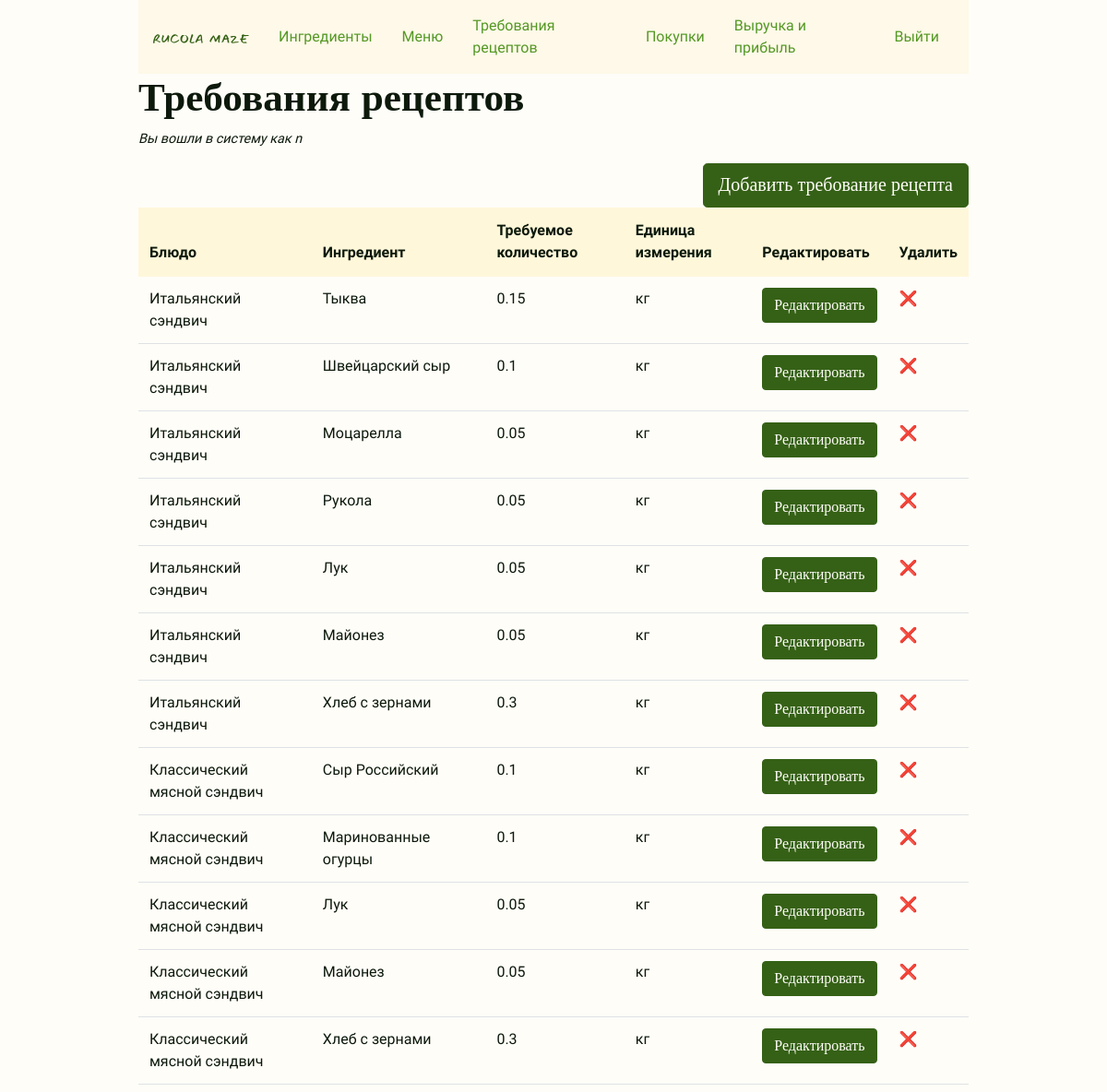
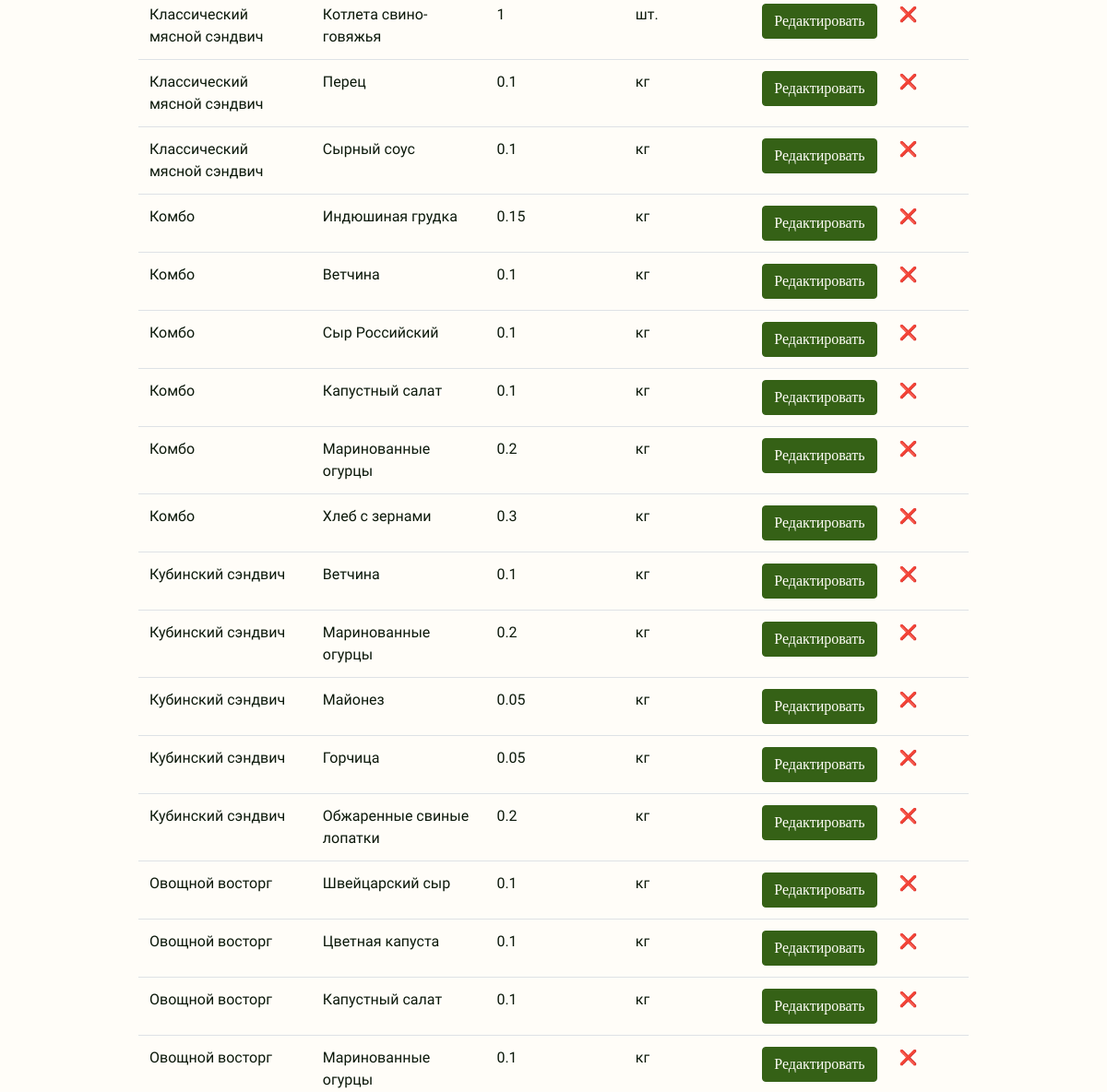
The page /recipe_requirements/ (signed in, upper part) on the database as committed earlier (2 pictures, top to bottom).
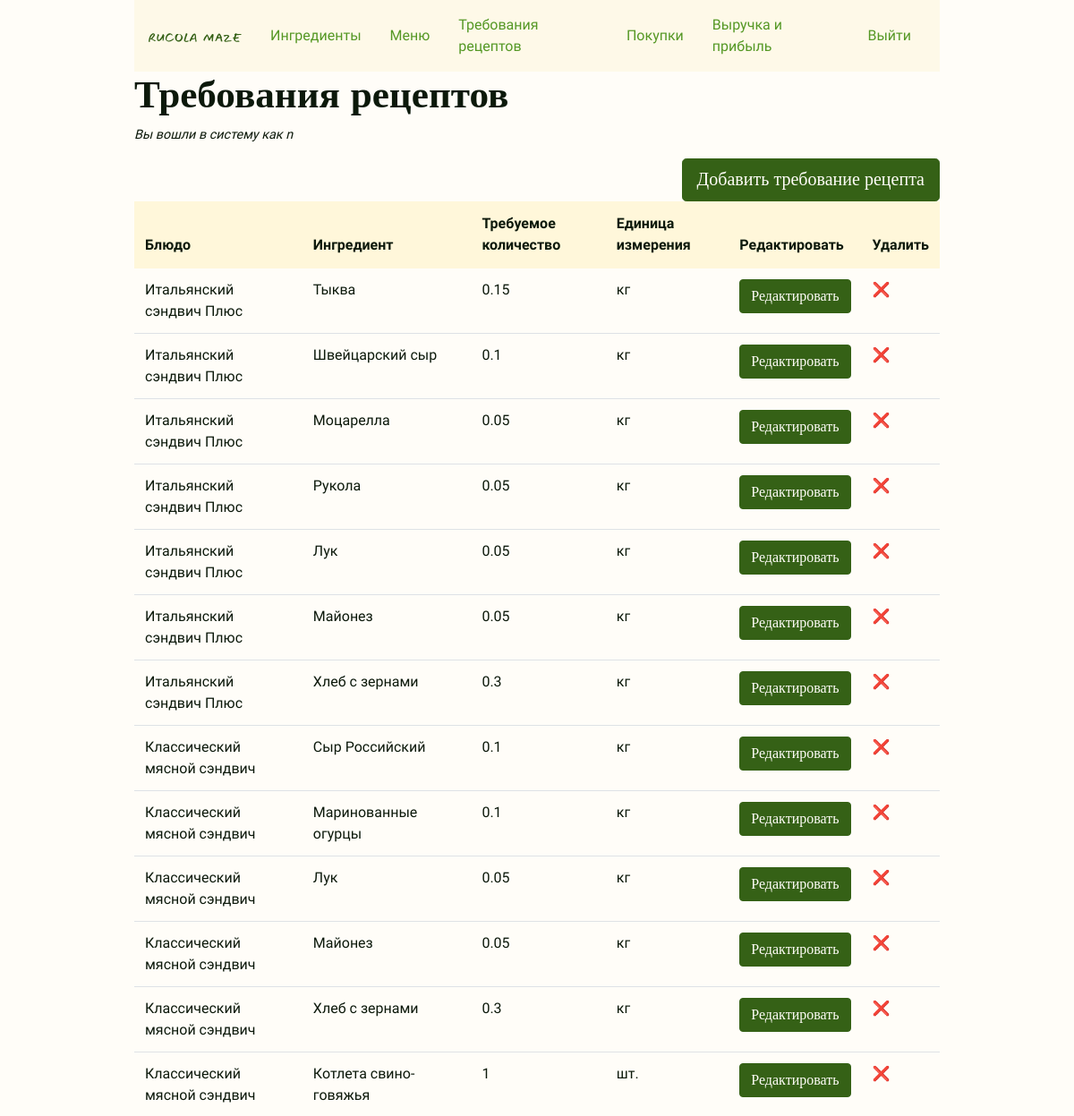
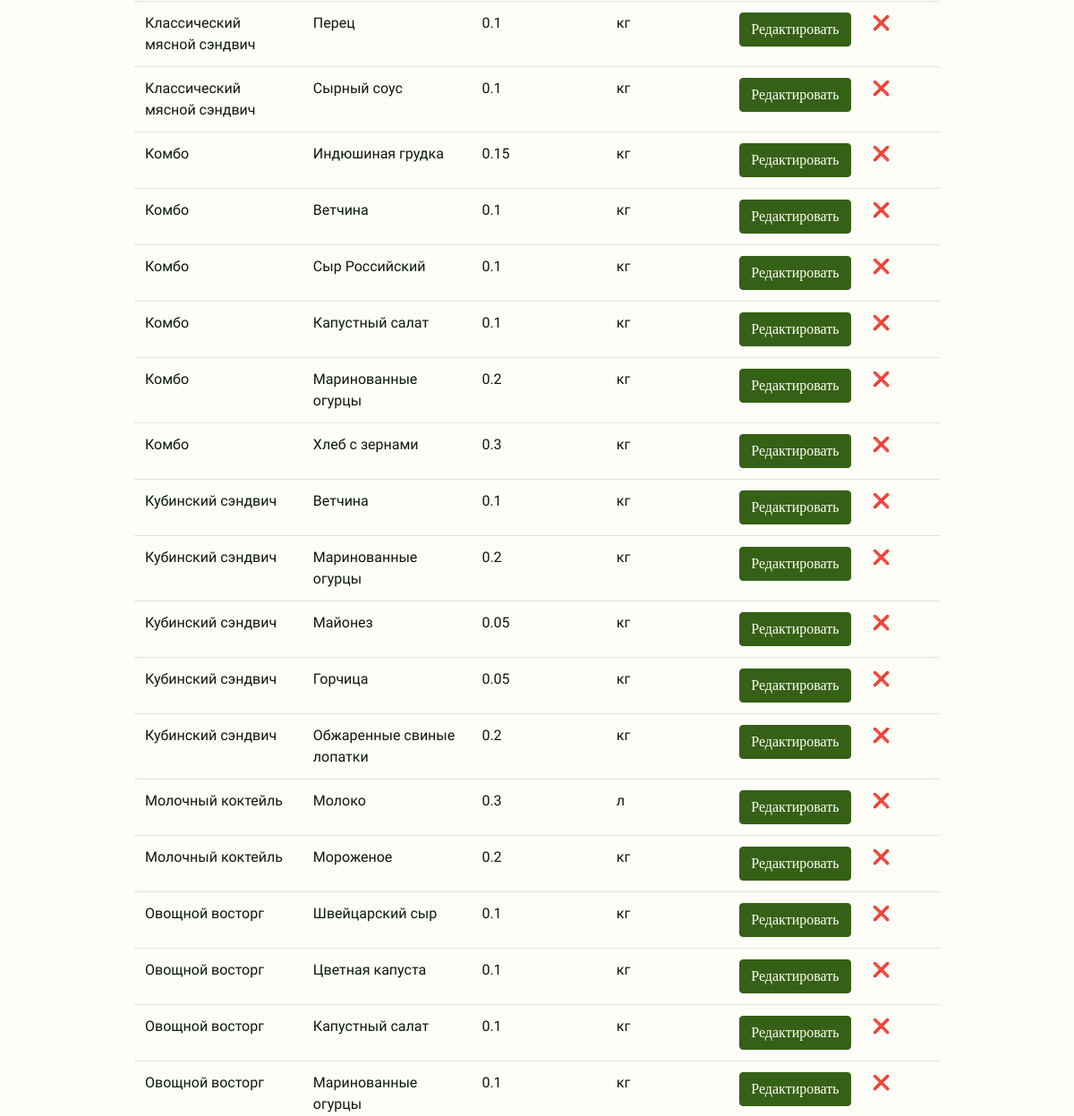
The same page on the database as committed later (2 pictures, top to bottom).
### rucola_maze/models.py (models this page shows, shortened)
class User(UserMixin, db.Model):
    id = mapped_column(db.Integer, primary_key=True)
    username = mapped_column(db.String(64), unique=True, index=True)
    email = mapped_column(db.String(128), index=True, unique=True)
    password_hash = mapped_column(db.String(128))
    joined_at = mapped_column(db.DateTime(), index=True, default=datetime.utcnow)

class RecipeRequirement(db.Model):
    id = mapped_column(db.Integer, primary_key=True)
    ingredient_id = mapped_column(db.Integer, db.ForeignKey("ingredient.id"))
    menu_item_id = mapped_column(db.Integer, db.ForeignKey("menu_item.id"))
    quantity_required = mapped_column(
        db.Numeric(precision=2, asdecimal=False, decimal_return_scale=None)
    )

class MenuItem(db.Model):
    id = mapped_column(db.Integer, primary_key=True)
    title = mapped_column(db.String(128), unique=True, index=True)
    price_dollars = mapped_column(db.Integer)
    price_cents = mapped_column(db.Integer, default=0)
    in_recipe_requirements = db.relationship(
        "RecipeRequirement",
        backref="menu_item",
        lazy="dynamic",
        cascade="all, delete, delete-orphan",
    )
    purchases = db.relationship(
        "Purchase",
        backref="menu_item",
        lazy="dynamic",
        cascade="all, delete, delete-orphan",
    )
    def __str__(self):
        return self.title

class Ingredient(db.Model):
    id = mapped_column(db.Integer, primary_key=True)
    name = mapped_column(db.String(96), unique=True, index=True)
    quantity_available = mapped_column(
        db.Numeric(precision=2, asdecimal=False, decimal_return_scale=None), default=0
    )
    unit = mapped_column(db.String(16))
    unit_price_dollars = mapped_column(db.Integer, default=0)
    unit_price_cents = mapped_column(db.Integer, default=0)
    in_recipe_requirements = db.relationship(
        "RecipeRequirement",
        backref="ingredient",
        lazy="dynamic",
        cascade="all, delete, delete-orphan",
    )
    def __str__(self):
        return self.name

### rucola_maze/inventory.py (the view)
@bp.route("/recipe_requirements/")
@login_required
def recipe_requirements():
    recipe_requirements = (
        db.session.query(RecipeRequirement)
        .join(RecipeRequirement.menu_item)
        .order_by(MenuItem.title)
    )
    return render_template(
        "inventory/recipe_requirements.html", recipe_requirements=recipe_requirements
    )

### rucola_maze/models.py (called while the page is built)
@login_manager.user_loader
def load_user(user_id):
    return User.query.get(int(user_id))

### rucola_maze/templates/inventory/recipe_requirements.html (shortened to what this page needs)
{% extends 'base.html' %}
{% block content %}
<div class="h1">
    <h1>Требования рецептов</h1>
</div>
<p class="small-text">Вы вошли в систему как {{ current_user.username }}</p>
<div><a class="btn btn-primary btn-lg right" href="{{ url_for('inventory.recipe_requirement_new')}}"
        role="button">Добавить требование рецепта</a>
</div>
<table class="table">
    <thead class="thead-light">
        <tr>
            <th>Блюдо</th>
            <th>Ингредиент</th>
            <th>Требуемое количество</th>
            <th>Единица измерения</th>
            <th>Редактировать</th>
            <th>Удалить</th>
        </tr>
    </thead>
    {% for recipe_requirement in recipe_requirements %}
    <tr>
        <td>{{ recipe_requirement.menu_item }}</td>
        <td>{{ recipe_requirement.ingredient }}</td>
        <td>{{ recipe_requirement.quantity_required }}</td>
        <td>{{ recipe_requirement.ingredient.unit }}</td>
        <td><a href="{{ url_for('inventory.recipe_requirement_edit', recipe_requirement_id = recipe_requirement.id) }}"><button
                    class="btn btn-primary">Редактировать</button></a>
        </td>
        <td><a
                href="{{ url_for('inventory.recipe_requirement_delete', recipe_requirement_id = recipe_requirement.id) }}">❌
        </td>
    </tr>
    {% endfor %}
</table>
{% endblock %}

### rucola_maze/templates/base.html (shortened to what this page needs)
<!DOCTYPE html>
<html lang="en">
<head>
    <link rel="stylesheet" href="https://cdn.jsdelivr.net/npm/bootstrap@4.1.3/dist/css/bootstrap.min.css"
>
    <link href="{{ url_for('static', filename='style.css') }}" rel="stylesheet">
</head>
<body>
    <nav class="navbar navbar-expand-lg navbar-light bg-light">
        <a class="navbar-brand" href="{{ url_for('home') }}">
            <img src="{{ url_for('static', filename='logo.svg') }}" width="104px">
        </a>
        {% if current_user.is_authenticated %}
        <a class="nav-item nav-link" href="{{ url_for('inventory.ingredients') }}">Ингредиенты</a>
        <a class="nav-item nav-link" href="{{ url_for('inventory.menu_items') }}">Меню</a>
        <a class="nav-item nav-link" href="{{ url_for('inventory.recipe_requirements') }}">Требования рецептов</a>
        <a class="nav-item nav-link" href="{{ url_for('inventory.purchases') }}">Покупки</a>
        <a class="nav-item nav-link" href="{{ url_for('inventory.home') }}">Выручка и прибыль</a>
        <a class="nav-item nav-link" href="{{ url_for('auth.logout')}}">Выйти</a>
        {% else %}
        <a class="nav-item nav-link" href="{{ url_for('auth.register') }}">Зарегистрироваться</a>
        <a class="nav-item nav-link" href="{{ url_for('auth.login') }}">Войти</a>
        {% endif %}
    </nav>
    {% block content %}
    {% endblock %}
</body>
</html>

### rucola_maze/static/style.css (style rules this page uses)
body { font-family: PT Sans; color: #0C190B; background-color: #FFFDF8; width: 75%; margin: 0 auto; }
.small-text { font-size: 0.9em; font-style: italic; }
a { color: #559825; }
.navbar-light a { background-color: #FEF9E8; }
.bg-light { background-color: #FEF9E8 !important; }
.h1 h1 { font-family: Nunito; font-weight: bold; font-size: 2.7rem; margin-top: 24; }
.btn-primary { background-color: #356116; color: #FFFDF8; font-family: Nunito; border-color: #356116; }
.right { float: right; }
.table .thead-light th { color: #0C190B; background-color: #FFF7DA; border-color: #FFF7DA; }
.navbar-light { background-color: #FEF9E8; }

Rows that differ between the two databases and show on the page:
changed through a linked row, RecipeRequirement "Тыква": menu_item "Итальянский сэндвич" → "Итальянский сэндвич Плюс"
changed through a linked row, RecipeRequirement (number 2 of 32 on the later page): menu_item "Итальянский сэндвич" → "Итальянский сэндвич Плюс"
changed through a linked row, RecipeRequirement "Моцарелла": menu_item "Итальянский сэндвич" → "Итальянский сэндвич Плюс"
changed through a linked row, RecipeRequirement "Рукола": menu_item "Итальянский сэндвич" → "Итальянский сэндвич Плюс"
changed through a linked row, RecipeRequirement (number 5 of 32 on the later page): menu_item "Итальянский сэндвич" → "Итальянский сэндвич Плюс"
changed through a linked row, RecipeRequirement (number 6 of 32 on the later page): menu_item "Итальянский сэндвич" → "Итальянский сэндвич Плюс"
changed through a linked row, RecipeRequirement (number 7 of 32 on the later page): menu_item "Итальянский сэндвич" → "Итальянский сэндвич Плюс"
added RecipeRequirement: menu_item "Молочный коктейль", ingredient "Молоко", quantity_required "0.3", ingredient.unit "л"
added RecipeRequirement: menu_item "Молочный коктейль", ingredient "Мороженое", quantity_required "0.2", ingredient.unit "кг"
